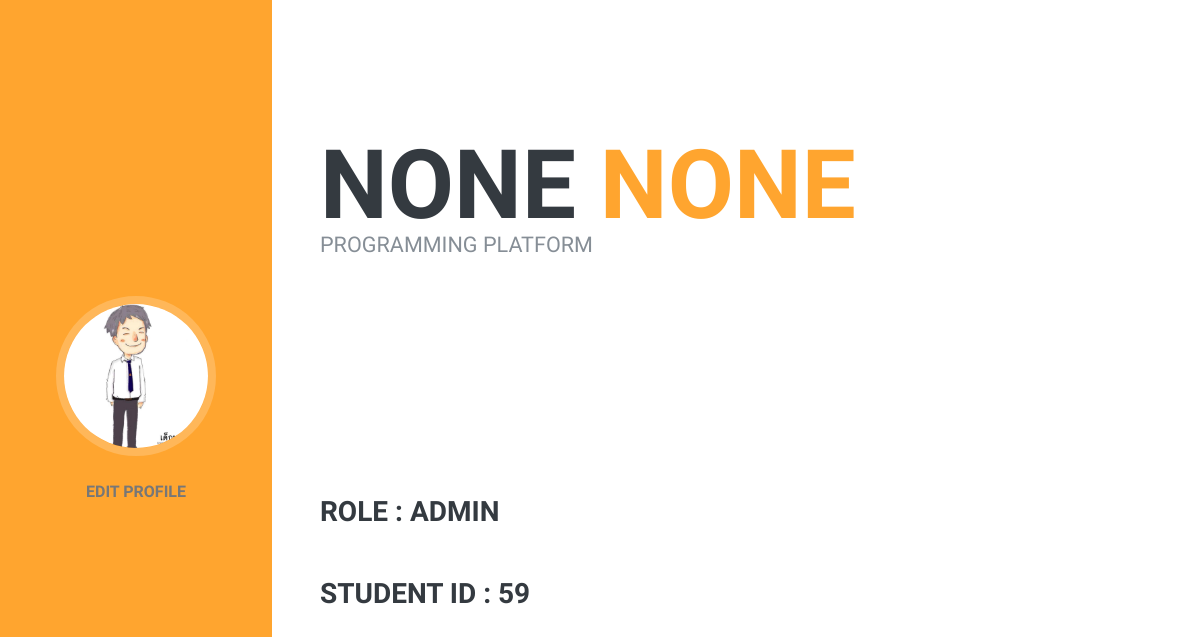
The page /load_profile_out (signed in) on the database as committed earlier.
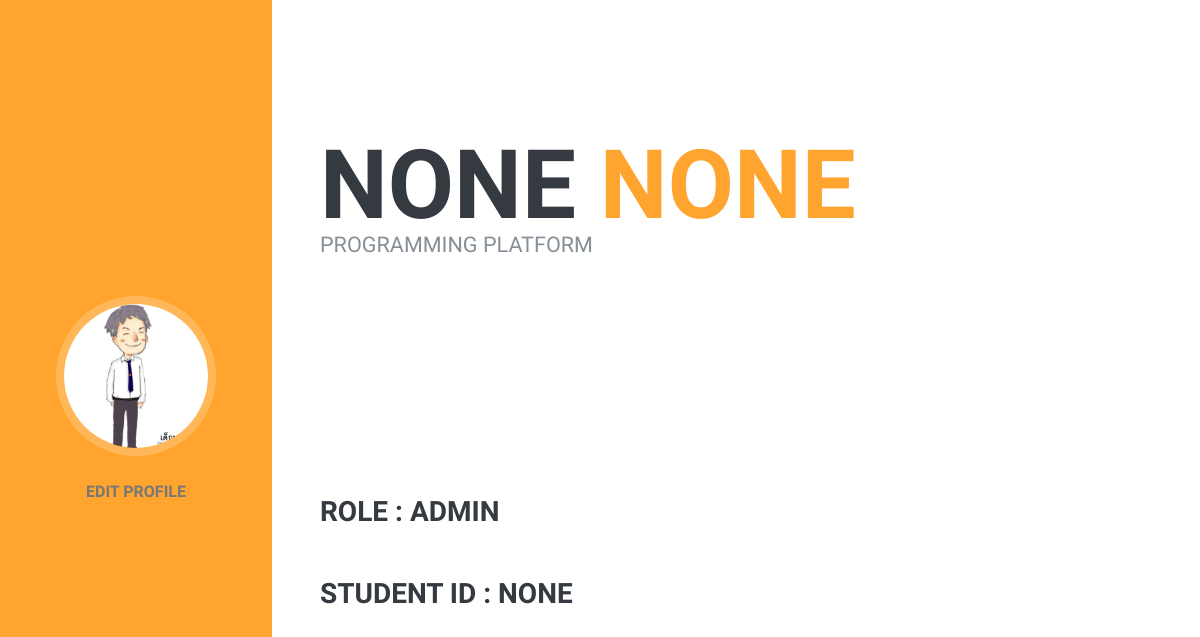
The same page on the database as committed later.
### gpps_db.py (models this page shows, shortened)
class Student_information(Base):
    __tablename__ = "student_information"
    id = Column(Integer, primary_key=True)
    name = Column(String)
    lastname = Column(String)
    student_id = Column(String)
    role = Column(String)

### appweb.py (the view)
@app.route('/load_profile_out')
def load_profileOut():
    profile = get_information_user(session.get('id'))
    return render_template('Profile_out.html',profile = profile)

### db_function.py (called while the page is built)
def get_information_user(id_member):
    Session = sessionmaker(bind=engine)
    s = Session()
    query = s.query(Student_information).filter(Student_information.id.in_([id_member]))
    result = query.first()
    return result

### templates/Profile_out.html (shortened to what this page needs)
<!DOCTYPE html>
<html lang="en">
  <head>
    <link href="/static/profile/vendor/bootstrap/css/bootstrap.min.css" rel="stylesheet">
    <link href="/static/profile/vendor/font-awesome/css/font-awesome.min.css" rel="stylesheet">
    <link href="/static/profile/vendor/devicons/css/devicons.min.css" rel="stylesheet">
    <link href="/static/profile/vendor/simple-line-icons/css/simple-line-icons.css" rel="stylesheet">
    <link href="/static/profile/css/resume.min.css" rel="stylesheet">
  </head>
  <body id="page-top">
    <nav class="navbar navbar-expand-lg navbar-dark bg-primary fixed-top" id="sideNav">
      <a class="navbar-brand js-scroll-trigger" href="#page-top">
        <span class="d-none d-lg-block">
          <img class="img img-fluid img-profile rounded-circle mx-auto mb-2" src="/static/profile/img/university_uniform_B.jpg" alt="">
        </span>
      </a>
      <div class="collapse navbar-collapse" id="navbarSupportedContent">
        <ul class="navbar-nav">
          <li class="nav-item">
            <a class="nav-link js-scroll-trigger" href="/load_edit_profile_out">Edit Profile</a>
          </li>
        </ul>
      </div>
    </nav>
    <div class="container-fluid p-0">
      <section class="resume-section p-3 p-lg-5 d-flex flex-column" id="experience">
	  <div class="my-auto">
          <h1 class="mb-0">{{profile.name}}
            <span class="text-primary">{{profile.lastname}}</span>
          </h1>
		  <div class="subheading mb-5">Programming Platform
          </div>
        </div>
        <div class="my-auto">
		  <div class="resume-item d-flex flex-column flex-md-row mb-5">
            <div class="resume-content mr-auto">
              <h3 class="mb-0">Role : {{profile.role}}</h3>
            </div>
          </div>
		  <div class="resume-item d-flex flex-column flex-md-row mb-5">
            <div class="resume-content mr-auto">
              <h3 class="mb-0">Student ID : {{profile.student_id}}</h3>
            </div>
          </div>
        </div>
      </section>
    </div>
  </body>
</html>

Rows that differ between the two databases and show on the page:
changed Student_information "NONE": student_id "59" → "NONE"
